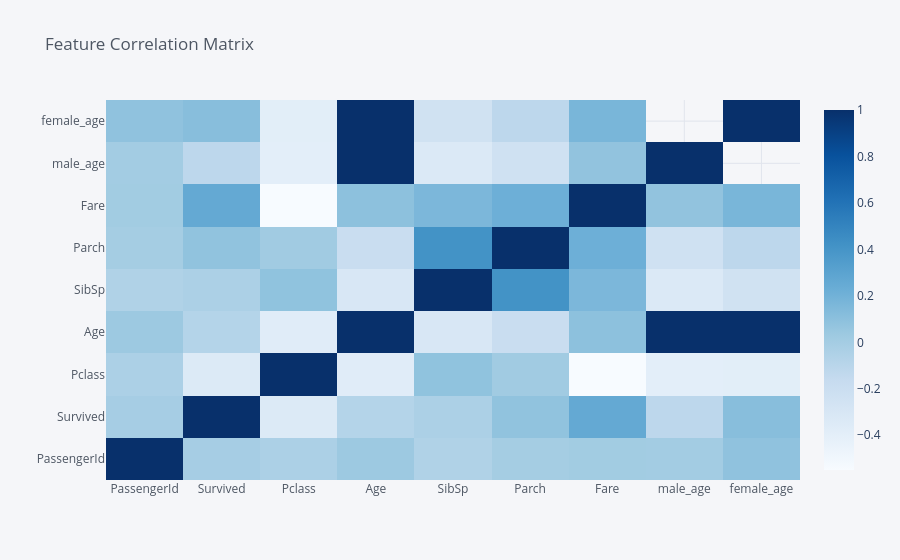

Notebook code for this chart:
### Code cell
#@title **code**
#@markdown Lets compute the correlation between the variables within our dataset and plot them in a convenient and effortless way

configure_plotly_browser_state()

titanic_df.corr(numeric_only=True).iplot(
    kind='heatmap',
    colorscale="Blues",
    title="Feature Correlation Matrix",
)

### Figure 1 — Plotly figure (JSON) as saved in the notebook; plotly's stock layout.template omitted (floating-point values rounded to 4 significant figures)
{"data": [{"colorscale": [[0, "rgb(247,251,255)"], [0.125, "rgb(222,235,247)"], [0.25, "rgb(198,219,239)"], [0.375, "rgb(158,202,225)"], [0.5, "rgb(107,174,214)"], [0.625, "rgb(66,146,198)"], [0.75, "rgb(33,113,181)"], [0.875, "rgb(8,81,156)"], [1, "rgb(8,48,107)"]], "x": ["PassengerId", "Survived", "Pclass", "Age", "SibSp", "Parch", "Fare", "male_age", "female_age"], "y": ["PassengerId", "Survived", "Pclass", "Age", "SibSp", "Parch", "Fare", "male_age", "female_age"], "z": [[1, -0.005007, -0.03514, 0.03685, -0.05753, -0.001652, 0.01266, 0.006191, 0.0859], [-0.005007, 1, -0.3385, -0.07722, -0.03532, 0.08163, 0.2573, -0.1196, 0.1161], [-0.03514, -0.3385, 1, -0.3692, 0.08308, 0.01844, -0.5495, -0.3928, -0.3862], [0.03685, -0.07722, -0.3692, 1, -0.3082, -0.1891, 0.09607, 1, 1], [-0.05753, -0.03532, 0.08308, -0.3082, 1, 0.4148, 0.1597, -0.335, -0.2414], [-0.001652, 0.08163, 0.01844, -0.1891, 0.4148, 1, 0.2162, -0.2324, -0.1185], [0.01266, 0.2573, -0.5495, 0.09607, 0.1597, 0.2162, 1, 0.07733, 0.1715], [0.006191, -0.1196, -0.3928, 1, -0.335, -0.2324, 0.07733, 1, null], [0.0859, 0.1161, -0.3862, 1, -0.2414, -0.1185, 0.1715, null, 1]], "zmax": null, "zmin": null, "type": "heatmap"}], "layout": {"legend": {"bgcolor": "#F5F6F9", "font": {"color": "#4D5663"}}, "paper_bgcolor": "#F5F6F9", "plot_bgcolor": "#F5F6F9", "title": {"font": {"color": "#4D5663"}, "text": "Feature Correlation Matrix"}, "xaxis": {"gridcolor": "#E1E5ED", "showgrid": true, "tickfont": {"color": "#4D5663"}, "title": {"font": {"color": "#4D5663"}, "text": ""}, "zerolinecolor": "#E1E5ED"}, "yaxis": {"gridcolor": "#E1E5ED", "showgrid": true, "tickfont": {"color": "#4D5663"}, "title": {"font": {"color": "#4D5663"}, "text": ""}, "zerolinecolor": "#E1E5ED"}}}
